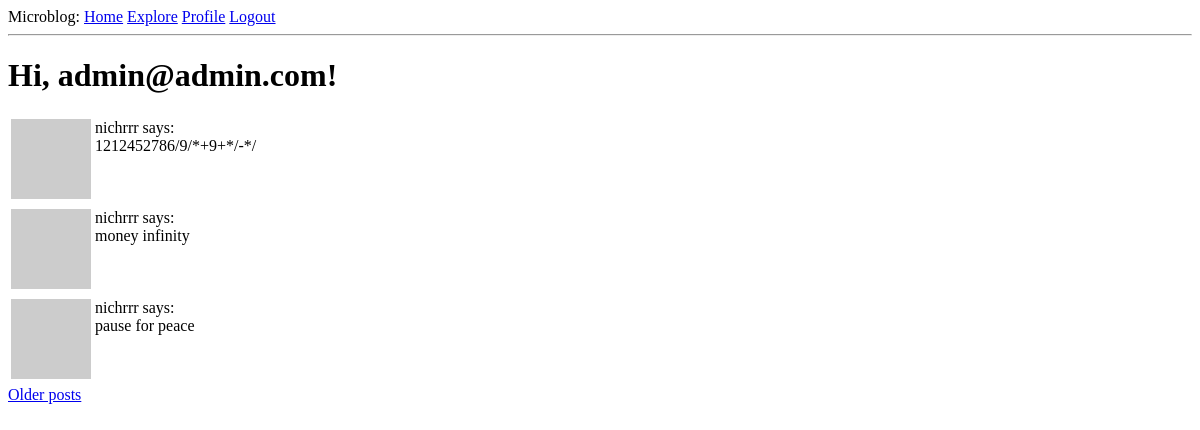
The app's page /explore (signed in), older data.
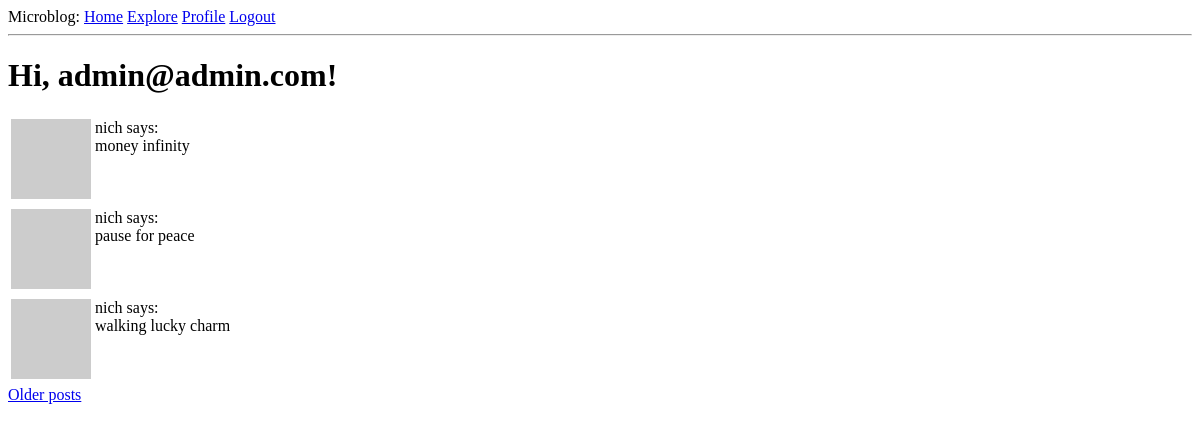
The same page, newer data.
### app/models.py (models this page shows, shortened)
class Post(db.Model):
    id: so.Mapped[int] = so.mapped_column(primary_key=True)
    body: so.Mapped[str] = so.mapped_column(sa.String(140))
    timestamp: so.Mapped[datetime] = so.mapped_column( index=True, default = lambda: datetime.now(timezone.utc))
    user_id: so.Mapped[int] = so.mapped_column(sa.ForeignKey(User.id), index=True)
    author: so.Mapped[User] = so.relationship(back_populates='posts')

class User(UserMixin, db.Model):
    id: so.Mapped[int] = so.mapped_column(primary_key=True)
    username: so.Mapped[str] = so.mapped_column(sa.String(64), index=True, unique=True)
    email: so.Mapped[str] = so.mapped_column(sa.String(120), index=True, unique=True)
    password_hash: so.Mapped[Optional[str]] = so.mapped_column(sa.String(356))
    posts: so.WriteOnlyMapped['Post'] = so.relationship(back_populates='author')
    about_me: so.Mapped[Optional[str]] = so.mapped_column(sa.String(140))
    last_seen: so.Mapped[Optional[datetime]] = so.mapped_column(
        default=lambda: datetime.now(timezone.utc)
    )
    following: so.WriteOnlyMapped['User'] = so.relationship(
        secondary=followers,
        primaryjoin=(followers.c.follower_id == id),
        secondaryjoin=(followers.c.followed_id == id),
        back_populates='followers'
    )
    followers: so.WriteOnlyMapped['User'] = so.relationship(
        secondary=followers,
        primaryjoin=(followers.c.followed_id == id),
        secondaryjoin=(followers.c.follower_id == id),
        back_populates='following'
    )
    @login.user_loader
    def load_user(id):
        return db.session.get(User, int(id))
    def avatar(self, size):
        digest = md5(self.email.lower().encode('utf-8')).hexdigest()
        return f'https://www.gravatar.com/avatar/{digest}?d=identicon&s={size}'

### app/routes.py (the view)
@app.route('/explore')
@login_required
def explore():
    query = sa.select(Post).order_by(Post.timestamp.desc())
    page = request.args.get('page', 1, type=int)
    posts = db.paginate(
        query,
        page=page,
        per_page=app.config['POSTS_PER_PAGE'],
        error_out=False
    )
    next_url = url_for('explore', page=posts.next_num) if posts.has_next else None
    prev_url = url_for('explore', page=posts.prev_num) if posts.has_prev else None
    return render_template(
        'index.html',
        title='Explore',
        next_url=next_url,
        prev_url=prev_url,
        posts=posts
    )

### app/routes.py (called while the page is built)
@app.before_request
def before_request():
    if current_user.is_authenticated:
        current_user.last_seen = datetime.now(timezone.utc)
        db.session.commit()

### app/templates/index.html (shortened to what this page needs)
{% extends 'base.html' %}
{% block content %}
    <h1>Hi, {{ current_user.email }}!</h1>
    {% if posts %}
        {% for post in posts %}
            {% include '_post.html' %}
        {% endfor %}
        {% if next_url %}
        <a href="{{next_url}}">Older posts</a>
        {% endif %}
    {% else %}
    <div><p>You have no posts yet.</p></div>
    {% endif %}
{% endblock %}

### app/templates/_post.html
    <table>
        <tr valign="top">
            <td><img src="{{ post.author.avatar(36) }}"></td>
            <td>{{ post.author.username }} says:<br>{{ post.body }}</td>
        </tr>
    </table>

Row changes from the older to the newer data that the page shows:
removed Post: author.username "nichrrr", body "1212452786/9/*+9+*/-*/"
changed through a linked row, Post "money infinity": author.username "nichrrr" → "nich"
changed through a linked row, Post "pause for peace": author.username "nichrrr" → "nich"
now on this page (row unchanged): Post: author.username "nich", body "walking lucky charm"
